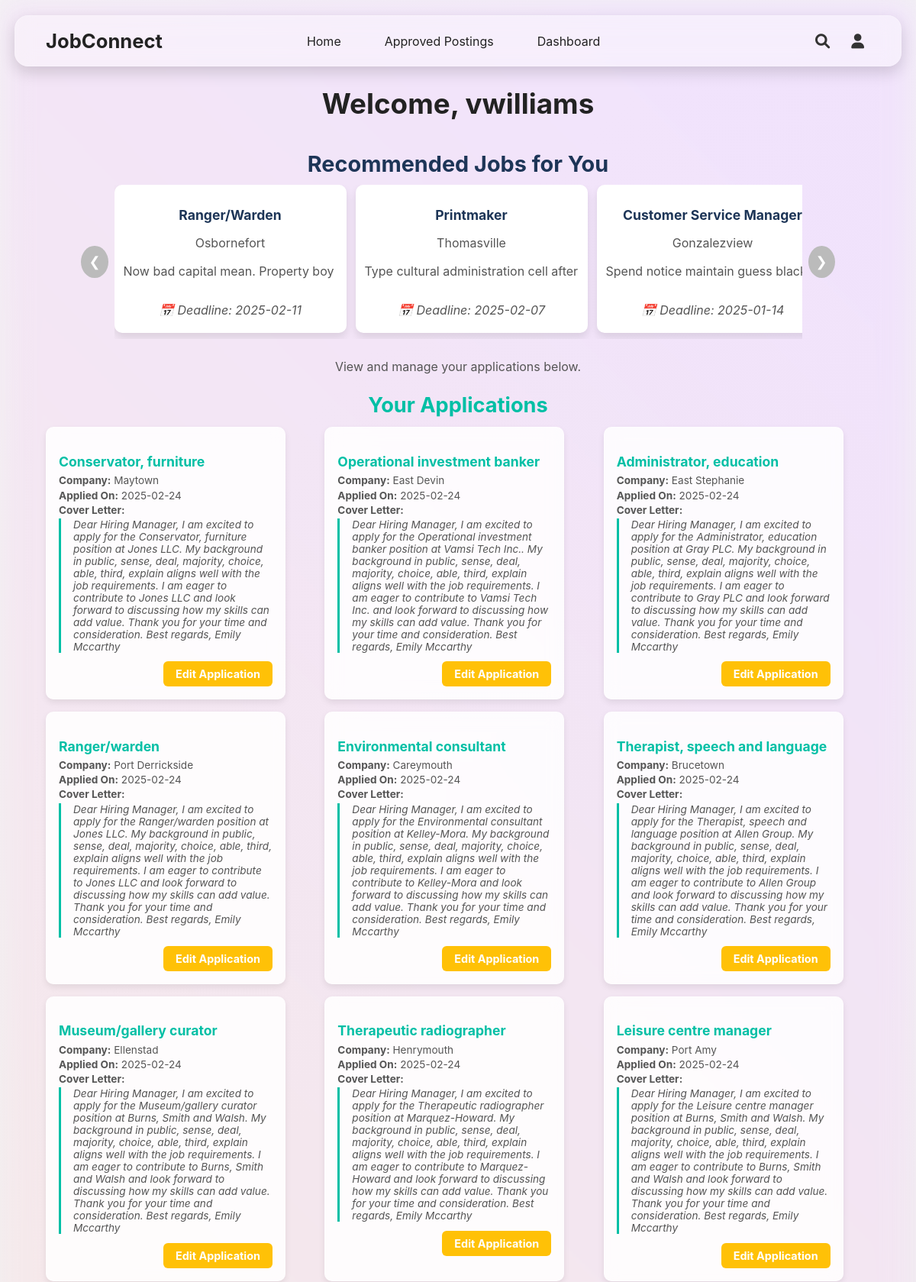
The page /student-dashboard (signed in, upper part) on the database its author committed.
### app.py (models this page shows, shortened)
class User(UserMixin, db.Model):
    id = db.Column(db.Integer, primary_key=True)
    username = db.Column(db.String(100), unique=True, nullable=False)
    password = db.Column(db.String(100), nullable=False)
    role = db.Column(db.String(20), nullable=False)  # Role: 'admin', 'employer', 'student'
    name = db.Column(db.String(100), nullable=True)
    email = db.Column(db.String(120), unique=True, nullable=True)
    bio = db.Column(db.Text, nullable=True)
    company_name = db.Column(db.String(100), nullable=True)
    company_website = db.Column(db.String(200), nullable=True)
    resume_link = db.Column(db.String(200), nullable=True)
    skills = db.Column(db.Text, nullable=True)

class JobPosting(db.Model):
    id = db.Column(db.Integer, primary_key=True)
    title = db.Column(db.String(100), nullable=False)
    location = db.Column(db.String(100), nullable=False)
    description = db.Column(db.Text, nullable=False)
    qualifications = db.Column(db.Text, nullable=False)
    deadline = db.Column(db.String(50), nullable=False)
    posted_by = db.Column(db.Integer, db.ForeignKey('user.id'), nullable=True)
    approved = db.Column(db.Boolean, default=False)
    application_questions = db.Column(db.Text, nullable=True)
    employer = db.relationship('User', backref='job_postings', lazy=True)

class JobApplication(db.Model):
    id = db.Column(db.Integer, primary_key=True)
    job_id = db.Column(db.Integer, db.ForeignKey('job_posting.id'), nullable=False)
    student_id = db.Column(db.Integer, db.ForeignKey('user.id'), nullable=False)
    cover_letter = db.Column(db.Text, nullable=True)
    resume_data = db.Column(db.LargeBinary, nullable=True)  # Store the file as binary
    resume_filename = db.Column(db.String(255), nullable=True)  # Keep the filename
    created_at = db.Column(db.DateTime, default=db.func.now())
    job = db.relationship('JobPosting', backref='applications', lazy=True)
    student = db.relationship('User', backref='applications', lazy=True)

### app.py (the view)
@app.route('/student-dashboard')
@login_required
def student_dashboard():
    if current_user.role != 'student':
        flash('Access restricted to students only.', 'error')
        return redirect(url_for('index'))
    recommended_jobs = JobPosting.query.filter_by(approved=True).order_by(JobPosting.id.desc()).limit(20).all()
    applications = JobApplication.query.filter_by(student_id=current_user.id).all()
    return render_template('student_dashboard.html', applications=applications, recommended_jobs=recommended_jobs)

### app.py (called while the page is built, shortened)
@app.before_request
def create_tables():
    db.create_all()

@app.before_request
def ensure_admin_user():
    existing_admin = User.query.filter_by(username="admin").first()

@login_manager.user_loader
def load_user(user_id):
    if not user_id:
        print("Debug: Received user_id=None in load_user function")
        return None  # Return None if user_id is invalid
    try:
        return User.query.get(int(user_id))
    except ValueError:
        print(f"Debug: Invalid user_id={user_id}")
        return None

### templates/student_dashboard.html (shortened to what this page needs)
<!DOCTYPE html>
<html lang="en">
<head>
  <link rel="stylesheet" href="{{ url_for('static', filename='css/student_dashboard.css') }}">
  <link rel="stylesheet" href="https://cdnjs.cloudflare.com/ajax/libs/font-awesome/6.0.0/css/all.min.css">
</head>
<body>
  <div class="background"></div>
  <header class="navbar">
    <div class="navbar-left">
      <a href="{{ url_for('index') }}" class="logo">JobConnect</a>
    </div>
    <ul class="nav-links">
      <li><a href="{{ url_for('index') }}">Home</a></li>
      <li><a href="{{ url_for('approved_postings') }}">Approved Postings</a></li>
      {% if current_user.is_authenticated %}
        {% if current_user.role == 'admin' %}
          <li><a href="{{ url_for('admin_panel') }}">Admin Panel</a></li>
          <li><a href="{{ url_for('logout') }}">Logout</a></li>
        {% elif current_user.role == 'employer' %}
          <li><a href="{{ url_for('employer_dashboard') }}">Dashboard</a></li>
        {% elif current_user.role == 'student' %}
          <li><a href="{{ url_for('student_dashboard') }}">Dashboard</a></li>
        {% endif %}
      {% else %}
        <li><a href="{{ url_for('login') }}">Login</a></li>
        <li><a href="{{ url_for('register') }}">Register</a></li>
      {% endif %}
    </ul>
    <div class="nav-icons">
      <i class="fas fa-search search-icon" onclick="openSearch()"></i>
      {% if current_user.is_authenticated and current_user.role in ['employer', 'student'] %}
        <div class="user-dropdown">
          <i class="fas fa-user user-icon" onclick="toggleUserMenu()"></i>
        </div>
      {% endif %}
    </div>
  </header>
  <main class="container">
    <div class="dashboard-header">
        <h1>Welcome, {{ current_user.username }}</h1>
        <div class="recommended-jobs-container">
          <h2>Recommended Jobs for You</h2>
          <div class="slider-wrapper">
              <button class="slide-btn left" onclick="slideLeft()">&#10094;</button>
              <div class="job-slider">
                  {% for job in recommended_jobs %}
                  <a href="{{ url_for('job_details', job_id=job.id) }}" class="job-card">
                      <div class="job-details">
                          <h3 class="job-title">{{ job.title }}</h3>
                          <p class="job-location">{{ job.location }}</p>
                          <p class="job-description">{{ job.description[:90] }}...</p>
                      </div>
                      <p class="job-meta">📅 Deadline: {{ job.deadline }}</p>
                  </a>
                  {% endfor %}
              </div>
              <button class="slide-btn right" onclick="slideRight()">&#10095;</button>
          </div>
      </div>
        <p>View and manage your applications below.</p>
    </div>
    {% if applications %}
    <h2>Your Applications</h2>
    <div class="applications-grid">
        {% for application in applications %}
        <div class="application-card">
            <h3>{{ application.job.title }}</h3>
            <p><strong>Company:</strong> {{ application.job.location }}</p>
            <p><strong>Applied On:</strong> {{ application.created_at.strftime('%Y-%m-%d') }}</p>
            <p><strong>Cover Letter:</strong></p>
            <p class="cover-letter">{{ application.cover_letter }}</p>
            <div class="actions">
                <a href="{{ url_for('edit_application', application_id=application.id) }}" class="btn btn-edit">Edit Application</a>
            </div>
        </div>
        {% endfor %}
    </div>
    {% else %}
    <p class="no-applications">You have not applied for any jobs yet.</p>
    {% endif %}
  </main>
</body>
</html>

### rows shown on the page
User: username "vwilliams"
JobPosting: title "Ranger/Warden", location "Osbornefort", description "Now bad capital mean. Property b…", deadline "2025-02-11"
JobPosting: title "Printmaker", location "Thomasville", description "Type cultural administration cell aft…", deadline "2025-02-07"
JobPosting: title "Customer Service Manager", location "Gonzalezview", description "Spend notice maintain guess black…", deadline "2025-01-14"
JobApplication: job "Conservator, furniture", job.location "Maytown", created_at "2025-02-24", cover_letter "Dear Hiring Manager, I am excited to apply for the Conservator, furniture position at Jones LLC. My background in public, sense, deal, majority, choice, able, third, explain aligns well with the job requirements. I am eager to contribute to Jones LLC and look forward to discussing how my skills can add value. Thank you for your time and consideration. Best regards, Emily Mccarthy"
JobApplication: job "Operational investment banker", job.location "East Devin", created_at "2025-02-24", cover_letter "Dear Hiring Manager, I am excited to apply for the Operational investment banker position at Vamsi Tech Inc.. My background in public, sense, deal, majority, choice, able, third, explain aligns well with the job requirements. I am eager to contribute to Vamsi Tech Inc. and look forward to discussing how my skills can add value. Thank you for your time and consideration. Best regards, Emily Mccarthy"
JobApplication: job "Administrator, education", job.location "East Stephanie", created_at "2025-02-24", cover_letter "Dear Hiring Manager, I am excited to apply for the Administrator, education position at Gray PLC. My background in public, sense, deal, majority, choice, able, third, explain aligns well with the job requirements. I am eager to contribute to Gray PLC and look forward to discussing how my skills can add value. Thank you for your time and consideration. Best regards, Emily Mccarthy"
JobApplication: job "Ranger/warden", job.location "Port Derrickside", created_at "2025-02-24", cover_letter "Dear Hiring Manager, I am excited to apply for the Ranger/warden position at Jones LLC. My background in public, sense, deal, majority, choice, able, third, explain aligns well with the job requirements. I am eager to contribute to Jones LLC and look forward to discussing how my skills can add value. Thank you for your time and consideration. Best regards, Emily Mccarthy"
JobApplication: job "Environmental consultant", job.location "Careymouth", created_at "2025-02-24", cover_letter "Dear Hiring Manager, I am excited to apply for the Environmental consultant position at Kelley-Mora. My background in public, sense, deal, majority, choice, able, third, explain aligns well with the job requirements. I am eager to contribute to Kelley-Mora and look forward to discussing how my skills can add value. Thank you for your time and consideration. Best regards, Emily Mccarthy"
JobApplication: job "Therapist, speech and language", job.location "Brucetown", created_at "2025-02-24", cover_letter "Dear Hiring Manager, I am excited to apply for the Therapist, speech and language position at Allen Group. My background in public, sense, deal, majority, choice, able, third, explain aligns well with the job requirements. I am eager to contribute to Allen Group and look forward to discussing how my skills can add value. Thank you for your time and consideration. Best regards, Emily Mccarthy"
JobApplication: job "Museum/gallery curator", job.location "Ellenstad", created_at "2025-02-24", cover_letter "Dear Hiring Manager, I am excited to apply for the Museum/gallery curator position at Burns, Smith and Walsh. My background in public, sense, deal, majority, choice, able, third, explain aligns well with the job requirements. I am eager to contribute to Burns, Smith and Walsh and look forward to discussing how my skills can add value. Thank you for your time and consideration. Best regards, Emily Mccarthy"
JobApplication: job "Therapeutic radiographer", job.location "Henrymouth", created_at "2025-02-24", cover_letter "Dear Hiring Manager, I am excited to apply for the Therapeutic radiographer position at Marquez-Howard. My background in public, sense, deal, majority, choice, able, third, explain aligns well with the job requirements. I am eager to contribute to Marquez-Howard and look forward to discussing how my skills can add value. Thank you for your time and consideration. Best regards, Emily Mccarthy"
JobApplication: job "Leisure centre manager", job.location "Port Amy", created_at "2025-02-24", cover_letter "Dear Hiring Manager, I am excited to apply for the Leisure centre manager position at Burns, Smith and Walsh. My background in public, sense, deal, majority, choice, able, third, explain aligns well with the job requirements. I am eager to contribute to Burns, Smith and Walsh and look forward to discussing how my skills can add value. Thank you for your time and consideration. Best regards, Emily Mccarthy"
